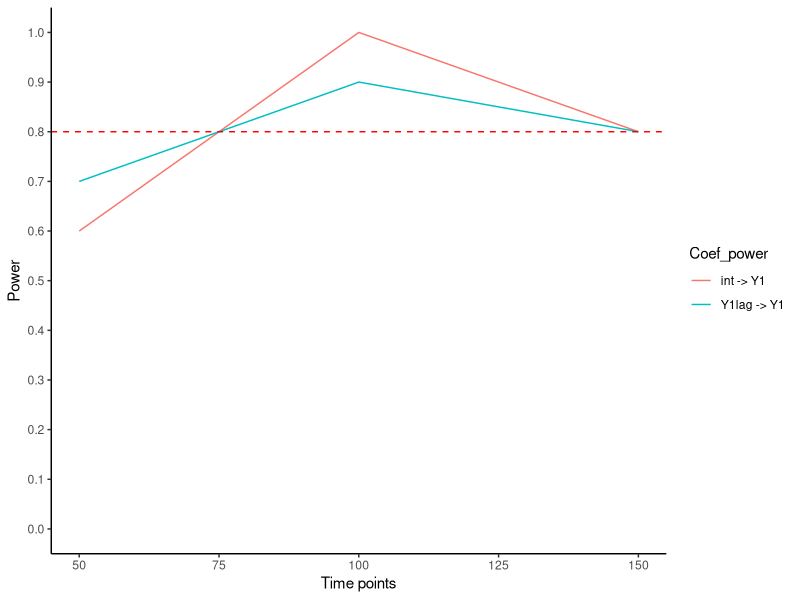
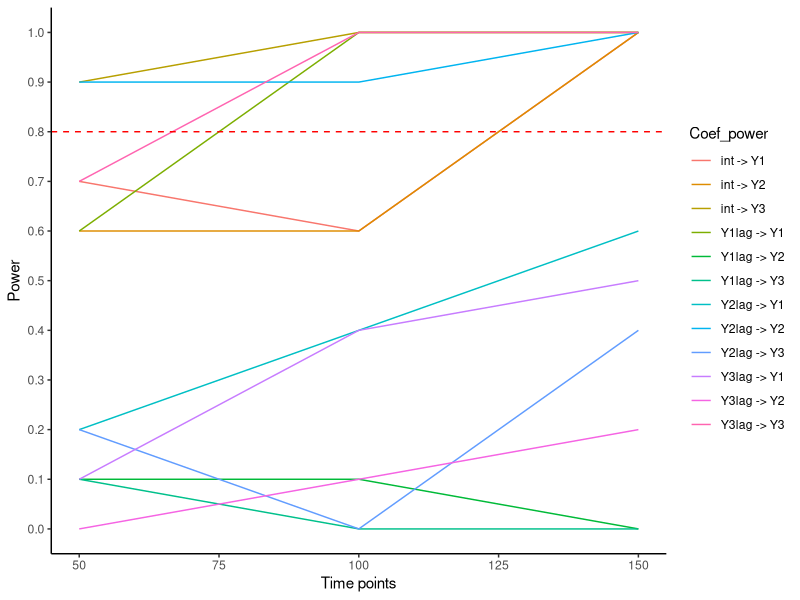

Recreate these plots in R, in order.
## ---- chunk 1
# To create lagged outcome variables.
library(data.table)

# To compute descriptive statistics.
library(psych)

# A useful package.
library(tidyverse)

# Handy functions for data analysis.
library(MASS)

# For handy string manipulation.
library(stringr)

# Set a seed for reproducibility.
set.seed(123)
## ---- chunk 2
#| name: data-generating-function
#| echo: true
#| eval: true

# Function to generate data from a `VAR(1)` model.
sim_VAR_data <- function(vars, Tobs, delta, psi, sigma) {
    # Number of burning observations.
    T.burning <- 10000

    # Define the number of observations.
    T.total <- T.burning + Tobs

    # Simulate errors.
    if (vars == 1) {
        E <- as.matrix(rnorm(T.total, 0, sigma))
    } else {
        E <- mvrnorm(T.total, mu = rep(0, vars), sigma)
    }

    # Recursive equation.
    Y <- matrix(0, T.total, vars)

    # Initialized values.
    Y[1, ] <- delta + E[1, ]

    # Simulate dependent variables.
    for (t in 2:T.total) {
        Y[t, ] <- delta + psi %*% Y[t - 1, ] + E[t, ]
    }

    # Exclude burning observations.
    Y <- Y[-seq(1:T.burning), ]

    # Create lagged variables.
    Y <- cbind(Y, lag(Y))

    # Rename variables.
    colnames(Y) <- c(
        sprintf("Y%d", seq(1:vars)),
        sprintf("Y%dlag", seq(1:vars))
    )

    # Return the data.
    return(as.data.frame(Y))
}
## ---- chunk 3
#| name: monte-carlo-simulation-function
#| echo: true
#| eval: true

# Function to conduct the Monte Carlo power simulation.
mc_power <- function(vars, Tobs_list, delta, psi, sigma, R, alpha) {
    # Prepare simulation storage.
    df_pow <- data.frame()

    # For each sample size in the list.
    for (i in 1:length(Tobs_list)) {
        # Extract the sample size.
        Tobs <- Tobs_list[i]

        # Print the progress.
        print(paste0("Power analysis for N = ", Tobs))

        # For each Monte Carlo replication.
        for (r in 1:R) {
            # Generate data.
            data <- sim_VAR_data(vars, Tobs, delta, psi, sigma)

            # Create names lists.
            var_names <- sprintf("Y%d", seq(1:vars))
            lag_names <- sprintf("Y%dlag", seq(1:vars))

            # Prepare storage for the model fits.
            list_pow_rep <- list()

            # For each variable in the model.
            for (nbName in 1:length(var_names)) {
                # Extract variable name.
                name_ <- var_names[nbName]

                # Create the formula for the linear regression.
                formula <- as.formula(
                    paste(name_, paste(lag_names, collapse = " + "), sep = " ~ ")
                )

                # Estimate model.
                model <- lm(formula, data)

                # Extract the coefficients.
                coefficients <- summary(model)$coefficients

                # Extract the `p` values.
                df_pval <- as.data.frame(rbind(coefficients[, 4]))

                # Compute the empirical power.
                list_pow_rep[[nbName]] <- as.data.frame(df_pval < alpha)

                # Add names to the columns.
                names(list_pow_rep[[nbName]]) <- c(
                    paste0("pow_int_", name_),
                    paste0("pow_", lag_names, "_", name_)
                )
            }

            # Bind the columns.
            rep_data <- bind_cols(
                data.frame(Tobs = Tobs), do.call(cbind, list_pow_rep)
            )

            # Bind the rows.
            df_pow <- rbind(df_pow, rep_data)
        }
    }

    # Compute empirical power.
    df_pow <- aggregate(
        df_pow[, 2:ncol(df_pow)], list(df_pow$Tobs), mean
    )

    # Rename the columns.
    df_pow <- rename(df_pow, Tobs = Group.1)

    return(df_pow)
}
## ---- chunk 4
#| name: simulation-ar
#| echo: true
#| eval: true

# Specify the simulation inputs.
Tobs_list <- c(50, 100, 150)
vars <- 1
delta <- as.matrix(3)
psi <- as.matrix(.3)
sigma <- as.matrix(10)
alpha <- 0.05
R <- 10
pow_target <- .8

# Run the power analysis simulation.
df_pow_result <- mc_power(vars, Tobs_list, delta, psi, sigma, R, alpha)
## ---- chunk 5
#| name: simulation-ar-plot
#| echo: true
#| eval: true
#| fig-align: center

# Prepare the results data for the plot.
dt <- df_pow_result %>%
    gather(Coef_power, power, starts_with("pow"))

# Rename.
dt$Coef_power = stringr::str_replace_all(
    dt$Coef_power, c("pow_" = "", "_" = " -> ")
)

# Plot the results of the `AR(1)` power analysis.
ggplot(dt,
    aes(
        y = power,
        x = Tobs,
        color = Coef_power
    )) +
    geom_line() +
    geom_hline(
        yintercept = pow_target,
        color = "red",
        linetype = 2
    ) +
    scale_y_continuous(
        breaks = seq(0, 1, by = .1),
        limits = c(0, 1)
    ) +
    labs(
        y = "Power",
        x = "Time points"
    ) +
    theme_classic()
## ---- chunk 6
#| name: simulation-ar-table
#| echo: true
#| eval: true

# Create table of outputs.
dt = df_pow_result %>%
    gather(pow, value, starts_with("pow")) %>%
    spread(Tobs, value)

# Rename variables.
dt$pow <- stringr::str_replace_all(dt$pow, c("pow_"="", "_"=" -> "))

# Rename the columns.
names(dt)[1] <- "Coefficients"

# Print the table.
print(dt)
## ---- chunk 7
#| name: simulation-ar-table
#| echo: true
#| eval: true

# Set the values for conducting the power analysis.
Tobs_list = c(50, 100, 150)
vars = 3
delta = as.matrix(c(4, 6, 10))
psi = rbind(
    c(.50, .14, .20),
    c(.10, .40, .03),
    c(.05, .12, .50)
)
sigma = rbind(
    c(15,  3,  6),
    c( 3, 20,  9),
    c( 6,  9, 18)
)
alpha = 0.05
R = 10
pow_target = .8

# Run the power analysis simulation.
df_pow_result <- mc_power(vars, Tobs_list, delta, psi, sigma, R, alpha)
## ---- chunk 8
#| name: simulation-var-plot
#| echo: true
#| eval: true
#| fig-align: center

# Prepare the results data for the plot.
dt = df_pow_result %>%
    gather(
        Coef_power, power, starts_with("pow")
    )

# Rename the variables.
dt$Coef_power = stringr::str_replace_all(
    dt$Coef_power, c("pow_" = "", "_" = " -> ")
)

# Plot the results of the power analysis.
ggplot(dt,
    aes(
        y = power,
        x = Tobs,
        color = Coef_power
    )) +
    geom_line() +
    geom_hline(
        yintercept = pow_target,
        color = "red",
        linetype = 2
    ) +
    scale_y_continuous(
        breaks = seq(0, 1, by = .1),
        limits = c(0, 1)
    ) +
    labs(
        y = "Power",
        x = "Time points"
    ) +
    theme_classic()
## ---- chunk 9
#| name: simulation-var-table
#| echo: true
#| eval: true

# Create table of outputs.
dt = df_pow_result %>%
    gather(
        pow,
        value,
        starts_with("pow")
    ) %>%
    spread(
        Tobs,
        value
    )

# Rename the variables.
dt$pow <- stringr::str_replace_all(
    dt$pow, c("pow_" = "", "_" = " -> ")
)

# Rename the columns.
names(dt)[1] <- "Coefficients"

# Print the table.
print(dt)
## ---- chunk 10
#| name: session-info
#| echo: true
#| eval: true
#| warning: false

# Session information.
sessionInfo()
